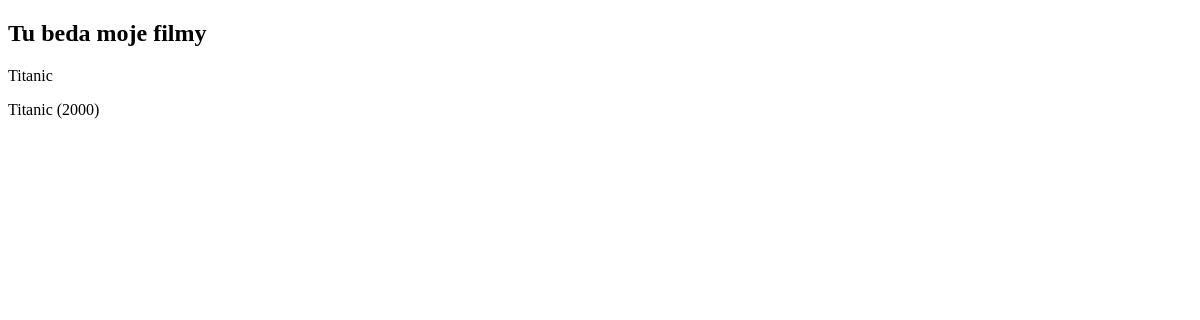
/filmy/wszystkie/, run on an earlier commit of the app's database.
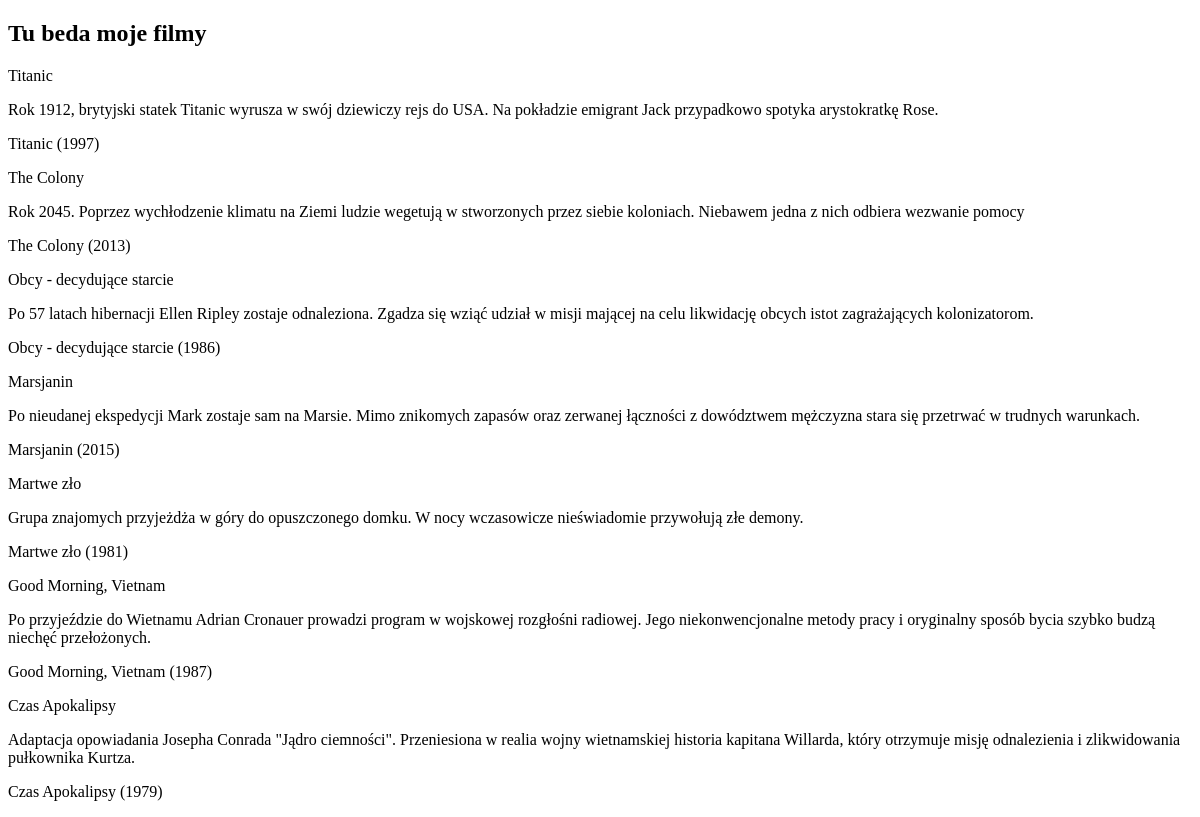
And on a later commit of the database.
### filmyweb/models.py (models this page shows)
class Film(models.Model):
    tytul = models.CharField(max_length=64, blank=False,unique=True) #blank czy moze byc puste
    rok = models.PositiveSmallIntegerField(default=2000)
    opis = models.TextField(default="")
    premiera = models.DateField(null=True,blank=True)
    imdb_rating = models.DecimalField(max_digits=4, decimal_places=2,null=True,blank=True)    #10.00
    plakat = models.ImageField(upload_to="plakaty", null=True, blank=True)
    def __str__(self):
        return self.tytul_z_rokiem()
    def tytul_z_rokiem(self):
        return "{} ({})".format(self.tytul, self.rok)

### filmyweb/views.py (the view)
# urls.py: path("wszystkie/",wszystkie_filmy)
def wszystkie_filmy(request):
    wszystkie = Film.objects.all()
    return render(request, 'filmy.html', {'filmy': wszystkie})

### templates/filmy.html (shortened to what this page needs)
<!doctype html>
<html lang="en">
<head>
</head>
<body>
    <h2>Tu beda moje filmy</h2>
    {% for film in filmy%}
    <p>{{ film.tytul }}
    <p>{{ film.opis }}
    <p>{{ film}}
    {% endfor %}
</body>
</html>

What changed in the data, as far as the page shows it:
changed Film "Titanic": opis (not shown) → "Rok 1912, brytyjski statek Titanic wyrusza w swój dziewiczy rejs do USA. Na pokładzie emigrant Jack przypadkowo spotyka arystokratkę Rose."; tytul+rok "Titanic (2000)" → "Titanic (1997)"
added Film: tytul "The Colony", opis "Rok 2045. Poprzez wychłodzenie klimatu na Ziemi ludzie wegetują w stworzonych przez siebie koloniach. Niebawem jedna z nich odbiera wezwanie pomocy", tytul+rok "The Colony (2013)"
added Film: tytul "Obcy - decydujące starcie", opis "Po 57 latach hibernacji Ellen Ripley zostaje odnaleziona. Zgadza się wziąć udział w misji mającej na celu likwidację obcych istot zagrażających kolonizatorom.", tytul+rok "Obcy - decydujące starcie (1986)"
added Film: tytul "Marsjanin", opis "Po nieudanej ekspedycji Mark zostaje sam na Marsie. Mimo znikomych zapasów oraz zerwanej łączności z dowództwem mężczyzna stara się przetrwać w trudnych warunkach.", tytul+rok "Marsjanin (2015)"
added Film: tytul "Martwe zło", opis "Grupa znajomych przyjeżdża w góry do opuszczonego domku. W nocy wczasowicze nieświadomie przywołują złe demony.", tytul+rok "Martwe zło (1981)"
added Film: tytul "Good Morning, Vietnam", opis "Po przyjeździe do Wietnamu Adrian Cronauer prowadzi program w wojskowej rozgłośni radiowej. Jego niekonwencjonalne metody pracy i oryginalny sposób bycia szybko budzą niechęć przełożonych.", tytul+rok "Good Morning, Vietnam (1987)"
added Film: tytul "Czas Apokalipsy", opis "Adaptacja opowiadania Josepha Conrada \"Jądro ciemności\". Przeniesiona w realia wojny wietnamskiej historia kapitana Willarda, który otrzymuje misję odnalezienia i zlikwidowania pułkownika Kurtza.", tytul+rok "Czas Apokalipsy (1979)"
